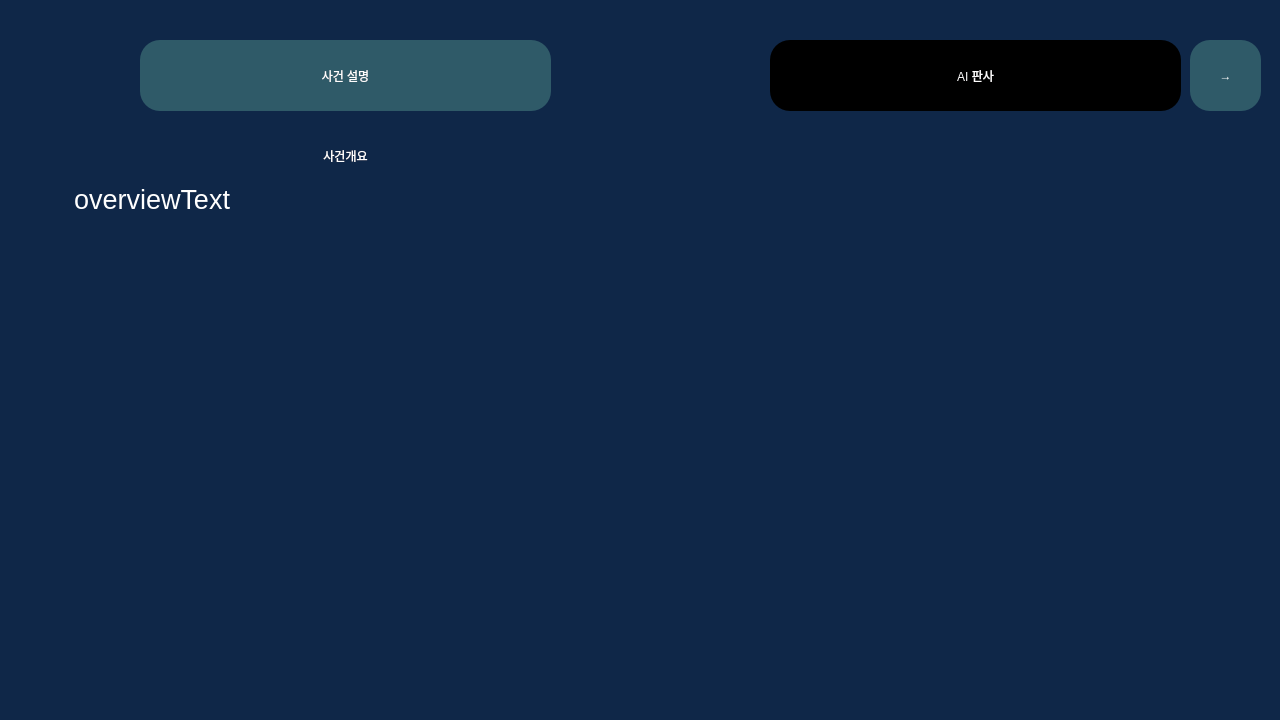
<?xml version="1.0" encoding="UTF-8"?>
<ui version="4.0">
 <class>generateWindow</class>
 <widget class="QDialog" name="generateWindow">
  <property name="geometry">
   <rect>
    <x>0</x>
    <y>0</y>
    <width>1280</width>
    <height>720</height>
   </rect>
  </property>
  <property name="sizePolicy">
   <sizepolicy hsizetype="Fixed" vsizetype="Fixed">
    <horstretch>0</horstretch>
    <verstretch>0</verstretch>
   </sizepolicy>
  </property>
  <property name="windowTitle">
   <string>LogiCourt_AI</string>
  </property>
  <property name="styleSheet">
   <string notr="true">QDialog{
	background-color: rgb(15, 39, 72);
}</string>
  </property>
  <widget class="QPushButton" name="caseGenerateLabel">
   <property name="geometry">
    <rect>
     <x>140</x>
     <y>40</y>
     <width>411</width>
     <height>71</height>
    </rect>
   </property>
   <property name="styleSheet">
    <string notr="true">QPushButton{
	background-color: rgb(47, 90, 104);
	color: rgb(255, 254, 254);
	border-radius: 20px;
	font: 24pt &quot;나눔고딕 ExtraBold&quot;;
}</string>
   </property>
   <property name="text">
    <string>사건 설명</string>
   </property>
   <property name="checkable">
    <bool>false</bool>
   </property>
   <property name="checked">
    <bool>false</bool>
   </property>
  </widget>
  <widget class="QPushButton" name="nameLabel">
   <property name="geometry">
    <rect>
     <x>770</x>
     <y>40</y>
     <width>411</width>
     <height>71</height>
    </rect>
   </property>
   <property name="styleSheet">
    <string notr="true">QPushButton{
	background-color: rgb(0, 0, 0);
	color: rgb(255, 254, 254);
	border-radius: 20px;
	font: 24pt &quot;나눔고딕 ExtraBold&quot;;
}</string>
   </property>
   <property name="text">
    <string>AI 판사</string>
   </property>
   <property name="checkable">
    <bool>false</bool>
   </property>
   <property name="checked">
    <bool>false</bool>
   </property>
  </widget>
  <widget class="QLabel" name="profileImage">
   <property name="geometry">
    <rect>
     <x>700</x>
     <y>140</y>
     <width>551</width>
     <height>551</height>
    </rect>
   </property>
   <property name="autoFillBackground">
    <bool>false</bool>
   </property>
   <property name="styleSheet">
    <string notr="true">QLabel{
	/* 스타일시트는 스케일 설정 불가능. pixMap으로 설정해야 함 */
	/* image:url(:/images/imageNotFound.png); */
	color: rgb(255, 255, 255);
	font: 20pt &quot;나눔고딕&quot;;
}
</string>
   </property>
   <property name="text">
    <string/>
   </property>
   <property name="pixmap">
    <pixmap resource="assets/resource.qrc">:/assets/profile/judge.png</pixmap>
   </property>
   <property name="scaledContents">
    <bool>true</bool>
   </property>
   <property name="alignment">
    <set>Qt::AlignCenter</set>
   </property>
  </widget>
  <widget class="QLabel" name="overviewTitleLabel">
   <property name="geometry">
    <rect>
     <x>20</x>
     <y>140</y>
     <width>651</width>
     <height>31</height>
    </rect>
   </property>
   <property name="styleSheet">
    <string notr="true">QLabel{
	color: rgb(255, 255, 255);
	font: 20pt &quot;나눔고딕 ExtraBold&quot;;
}</string>
   </property>
   <property name="text">
    <string>사건개요</string>
   </property>
   <property name="alignment">
    <set>Qt::AlignCenter</set>
   </property>
  </widget>
  <widget class="QTextBrowser" name="overviewText">
   <property name="enabled">
    <bool>true</bool>
   </property>
   <property name="geometry">
    <rect>
     <x>70</x>
     <y>180</y>
     <width>551</width>
     <height>511</height>
    </rect>
   </property>
   <property name="styleSheet">
    <string notr="true">QTextBrowser {
    border: none;
	background-color: rgba(0, 0, 0, 0);
	color: rgb(255, 255, 255);
	font: 20pt &quot;나눔고딕&quot;;
}</string>
   </property>
   <property name="frameShape">
    <enum>QFrame::Box</enum>
   </property>
   <property name="lineWidth">
    <number>0</number>
   </property>
   <property name="verticalScrollBarPolicy">
    <enum>Qt::ScrollBarAlwaysOff</enum>
   </property>
   <property name="horizontalScrollBarPolicy">
    <enum>Qt::ScrollBarAlwaysOff</enum>
   </property>
   <property name="markdown">
    <string>overviewText

</string>
   </property>
   <property name="html">
    <string>&lt;!DOCTYPE HTML PUBLIC &quot;-//W3C//DTD HTML 4.0//EN&quot; &quot;http://www.w3.org/TR/REC-html40/strict.dtd&quot;&gt;
&lt;html&gt;&lt;head&gt;&lt;meta name=&quot;qrichtext&quot; content=&quot;1&quot; /&gt;&lt;style type=&quot;text/css&quot;&gt;
p, li { white-space: pre-wrap; }
&lt;/style&gt;&lt;/head&gt;&lt;body style=&quot; font-family:'나눔고딕'; font-size:20pt; font-weight:400; font-style:normal;&quot;&gt;
&lt;p style=&quot; margin-top:13px; margin-bottom:13px; margin-left:0px; margin-right:0px; -qt-block-indent:0; text-indent:0px;&quot;&gt;overviewText&lt;/p&gt;&lt;/body&gt;&lt;/html&gt;</string>
   </property>
   <property name="overwriteMode">
    <bool>false</bool>
   </property>
   <property name="textInteractionFlags">
    <set>Qt::NoTextInteraction</set>
   </property>
   <property name="placeholderText">
    <string/>
   </property>
  </widget>
  <widget class="QPushButton" name="backButton">
   <property name="geometry">
    <rect>
     <x>1190</x>
     <y>40</y>
     <width>71</width>
     <height>71</height>
    </rect>
   </property>
   <property name="styleSheet">
    <string notr="true">QPushButton{
	background-color: rgb(47, 90, 104);
	color: rgb(255, 254, 254);
	border-radius: 20px;
	font: 24pt &quot;나눔고딕 ExtraBold&quot;;
}

QPushButton:hover{
	background-color: rgb(67, 129, 148);
	border-radius: 20px;
	font: 28pt &quot;나눔고딕 ExtraBold&quot;;
}
QPushButton:pressed{
	background-color: rgb(0, 123, 255);
	border-radius: 20px;
	font: 28pt &quot;나눔고딕 ExtraBold&quot;;
}</string>
   </property>
   <property name="text">
    <string>→</string>
   </property>
  </widget>
 </widget>
 <resources>
  <include location="assets/resource.qrc"/>
 </resources>
 <connections/>
</ui>
